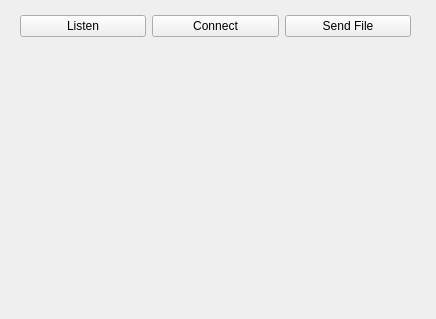
<?xml version="1.0" encoding="UTF-8"?>
<ui version="4.0">
 <class>MainWindow</class>
 <widget class="QMainWindow" name="MainWindow">
  <property name="geometry">
   <rect>
    <x>0</x>
    <y>0</y>
    <width>436</width>
    <height>319</height>
   </rect>
  </property>
  <property name="windowTitle">
   <string>MainWindow</string>
  </property>
  <widget class="QWidget" name="centralwidget">
   <widget class="QLabel" name="messageLabel">
    <property name="geometry">
     <rect>
      <x>20</x>
      <y>50</y>
      <width>391</width>
      <height>171</height>
     </rect>
    </property>
    <property name="text">
     <string/>
    </property>
    <property name="alignment">
     <set>Qt::AlignLeading|Qt::AlignLeft|Qt::AlignTop</set>
    </property>
    <property name="wordWrap">
     <bool>true</bool>
    </property>
   </widget>
   <widget class="QWidget" name="">
    <property name="geometry">
     <rect>
      <x>20</x>
      <y>10</y>
      <width>391</width>
      <height>32</height>
     </rect>
    </property>
    <layout class="QHBoxLayout" name="horizontalLayout">
     <item>
      <widget class="QPushButton" name="listenButton">
       <property name="text">
        <string>Listen</string>
       </property>
      </widget>
     </item>
     <item>
      <widget class="QPushButton" name="connectButton">
       <property name="text">
        <string>Connect</string>
       </property>
      </widget>
     </item>
     <item>
      <widget class="QPushButton" name="sendFileButton">
       <property name="text">
        <string>Send File</string>
       </property>
      </widget>
     </item>
    </layout>
   </widget>
  </widget>
  <widget class="QMenuBar" name="menubar">
   <property name="geometry">
    <rect>
     <x>0</x>
     <y>0</y>
     <width>436</width>
     <height>22</height>
    </rect>
   </property>
  </widget>
 </widget>
 <resources/>
 <connections>
  <connection>
   <sender>listenButton</sender>
   <signal>clicked()</signal>
   <receiver>MainWindow</receiver>
   <slot>onListen()</slot>
   <hints>
    <hint type="sourcelabel">
     <x>94</x>
     <y>51</y>
    </hint>
    <hint type="destinationlabel">
     <x>11</x>
     <y>116</y>
    </hint>
   </hints>
  </connection>
  <connection>
   <sender>connectButton</sender>
   <signal>clicked()</signal>
   <receiver>MainWindow</receiver>
   <slot>onConnect()</slot>
   <hints>
    <hint type="sourcelabel">
     <x>210</x>
     <y>44</y>
    </hint>
    <hint type="destinationlabel">
     <x>8</x>
     <y>159</y>
    </hint>
   </hints>
  </connection>
  <connection>
   <sender>sendFileButton</sender>
   <signal>clicked()</signal>
   <receiver>MainWindow</receiver>
   <slot>onSendFile()</slot>
   <hints>
    <hint type="sourcelabel">
     <x>354</x>
     <y>48</y>
    </hint>
    <hint type="destinationlabel">
     <x>5</x>
     <y>204</y>
    </hint>
   </hints>
  </connection>
 </connections>
 <slots>
  <slot>onListen()</slot>
  <slot>onConnect()</slot>
  <slot>onSendFile()</slot>
 </slots>
</ui>
